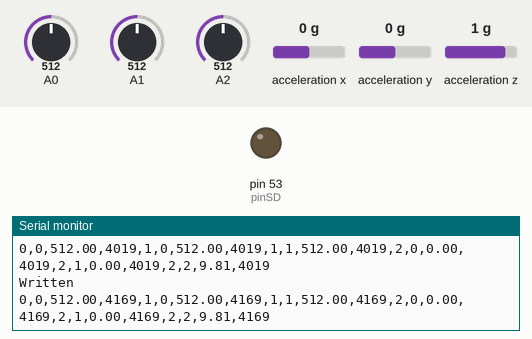
This sketch was run on a simulated Arduino Mega 2560, built with avr-gcc and run on an emulated ATmega2560. Parts: output pins drawn as LEDs (lit = HIGH), the last lines printed to the serial monitor. Inputs (shaded band) come from the test bench; at power-on: A0 = 512, A1 = 512, A2 = 512, acceleration x 0 g, acceleration y 0 g, acceleration z 1 g. Storage starts empty.

Above: at 4.2 s.
4.3 s: A0 set to 525
At 4.47 s:
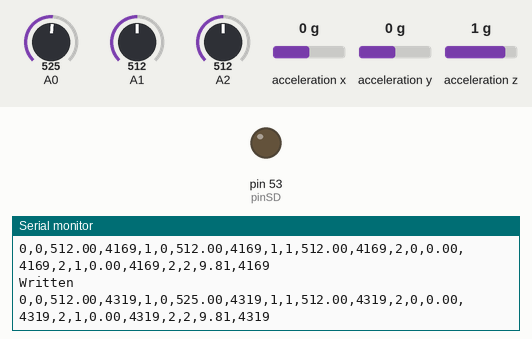
10.3 s: A1 set to 104
At 10.33 s:
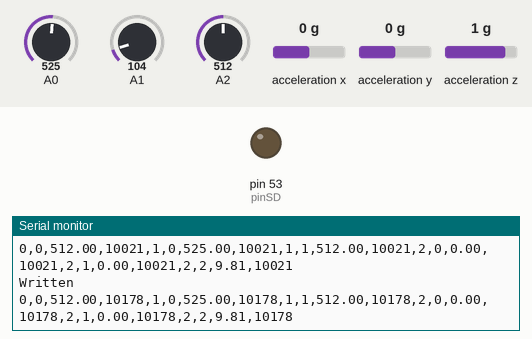
13.3 s: A1 set to 94
At 13.31 s:
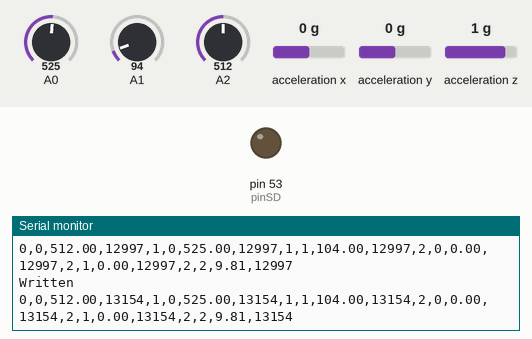
14.8 s: A2 set to 106
At 14.86 s:
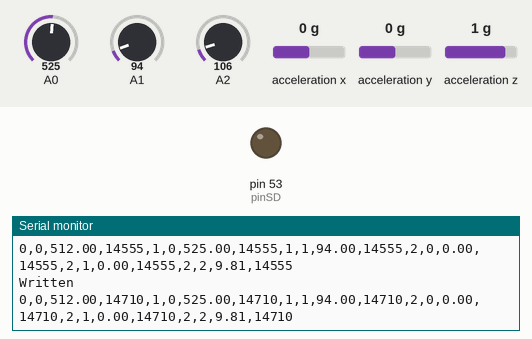
17.8 s: A2 set to 94
At 17.82 s:
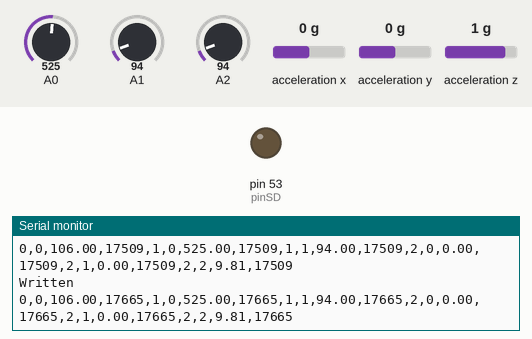
Timing chart, 0 to 20.8 s (numbered marks = the images above; inputs shaded):
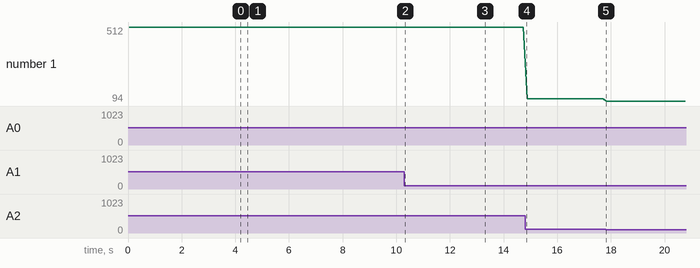

Measured:
- after the input at 4.3 s, the serial monitor: prints a new line at once (image 1)
- plotted number 1: 512 → 106 after the input at 14.8 s

The sketch:

PT_Arduino.ino
```cpp
#include <Wire.h>
#include <SD.h>
#include <SPI.h>
#include <Adafruit_MMA8451.h>
#include <Adafruit_Sensor.h>

int pinSD = 53;

int DELAY = 500;

String VAL = "VAL";


Adafruit_MMA8451 mma = Adafruit_MMA8451();

String filename = "file.txt";
File file;

void setup(void) {
  Serial.begin(9600);
  SD.begin(pinSD);
  mma.setRange(MMA8451_RANGE_8_G);

  if(mma.begin()){

  }
  pinMode(pinSD, OUTPUT);

 }

void loop() {

  // read values from the accelerometer
  mma.read();
  sensors_event_t event;
  mma.getEvent(&event);


   // find the current time and convert it into a string
   String time =  String(millis());

   String newLine ="";

   newLine += addValue("0", "0", analogRead(2), time, true);

   newLine += addValue("1", "0", analogRead(0), time, true);
   newLine += addValue("1", "1", analogRead(1), time, true);

   newLine += addValue("2", "0", event.acceleration.x, time, true);
   newLine += addValue("2", "1", event.acceleration.y, time, true);
   newLine += addValue("2", "2", event.acceleration.z, time, false);

   //writes to SD cards
   writeToSdCard(newLine);

   // Sends the values to processing
   Serial.println(newLine);

   delay(100);
}

void writeToSdCard(String newLine){
    //SD.begin(pinSD);
    file = SD.open(filename, FILE_WRITE);
    if(file){
      file.println(newLine);
      Serial.println("Written");
      file.close();
   }
}


 String addValue(String plot, String layer, float value, String time, boolean coma){
   return plot + "," + layer + ","  + String(value) + "," + String(time) + ((coma == true) ? "," : "");
}
```
